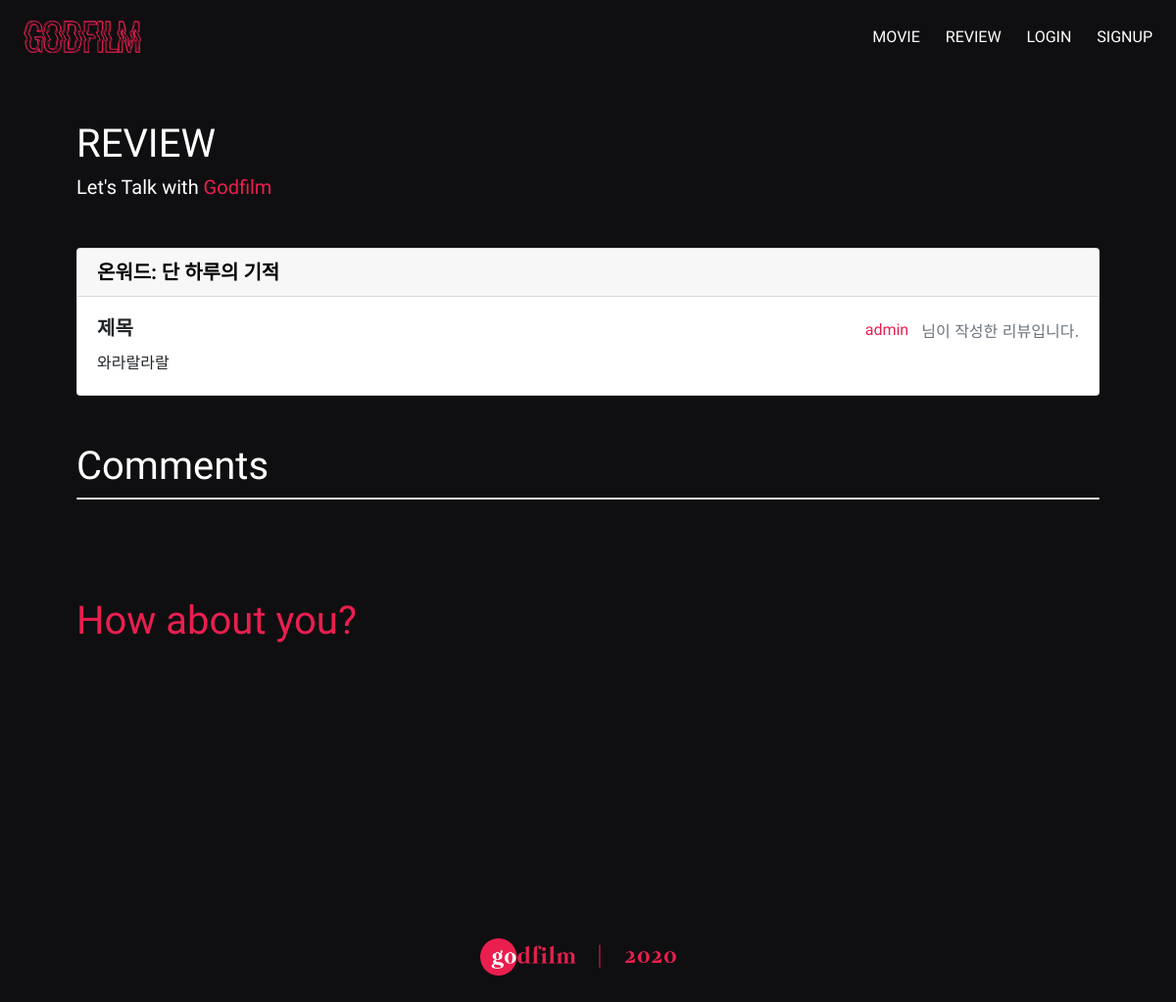
Page /movies/1/1/ on the committed database.
### movies/models.py (models this page shows, shortened)
class Review(models.Model):
    title = models.CharField(max_length=100)
    content = models.CharField(max_length=255)
    user = models.ForeignKey(settings.AUTH_USER_MODEL, on_delete=models.CASCADE)
    movie = models.ForeignKey(Movie, on_delete=models.CASCADE)

class Movie(models.Model):
    title = models.CharField(max_length=100)
    overview = models.TextField(blank=True)
    poster_path = models.CharField(max_length=200, null=True)
    cast = models.ManyToManyField(Cast, related_name='cast_movie', blank=True)

### accounts/models.py (models this page shows)
class User(AbstractUser):
    followers = models.ManyToManyField(
            settings.AUTH_USER_MODEL,
            related_name='followings'
        )

### movies/views.py (the view)
# urls.py: path('<int:movie_id>/<int:review_id>/', views.review_detail, name='review_detail'),
def review_detail(request, movie_id, review_id):
    movie = get_object_or_404(Movie, id=movie_id)
    review = get_object_or_404(Review, id=review_id)
    comments = review.reviewcomment_set.all()
    comment_form = ReviewCommentForm()
    context = {
        'movie': movie,
        'review': review,
        'comments': comments,
        'comment_form': comment_form,
    }
    return render(request, 'movies/review_detail.html', context)

### movies/templates/movies/review_detail.html (shortened to what this page needs)
{% extends 'base.html' %}
{% load bootstrap4 %}
{% block content %}
<div style="margin-bottom: 50px;">
  <h1 style="color: white;">REVIEW</h1>
  <h5 style="color: white;">Let's Talk with <span style="color: #ea1f4f;">Godfilm</span></h5>
</div>
<div class="card">
  <h5 class="card-header"><a href="{% url 'movies:movie_detail' movie.id %}"
    style="text-decoration:none; font-family: 'Nanum Gothic', sans-serif; font-weight: bold; color:black" class="review-movie">{{ review.movie.title }}</a>
  </h5>
  <div class="card-body">
    <div class="d-flex justify-content-between">
      <h5 class="card-title" style="font-family: 'Nanum Gothic', sans-serif; font-weight: bold;">{{ review.title }}</h5>
      <span><a href="{% url 'accounts:profile' review.user.username %}" class="btn goprofile" style="margin-top: -5px;">{{ review.user.username }}</a><span class="text-muted">님이 작성한 리뷰입니다.</span></span>
    </div>
    <p class="card-text" style="font-family: 'Nanum Gothic', sans-serif;">{{ review.content }}</p>
  </div>
</div>
<h1 style="font-family: 'Suez One', serif; color: white;;" class="mt-5">Comments</h1>
	<div class="card">
  </div>
  <div class="mb-5">
    <h1 style="font-family: 'Suez One', serif; color: #ea1f4f;" class="opinion">How about you?</h1>
    </div>
{% endblock %}

### templates/base.html (style rules this page uses)
p { font-family: 'Raleway', sans-serif; }
#back { width: 100%; background-color: #0f0f11; }
h1, h5 { font-family: 'Suez One', serif; }
.goprofile { text-decoration:none; font-family: 'Suez One', serif; color: #ea1f4f; }
.opinion { margin-top: 100px; }

### rows in the picture
Review: movie "온워드: 단 하루의 기적", title "제목", user.username "admin", content "와라랄라랄"
